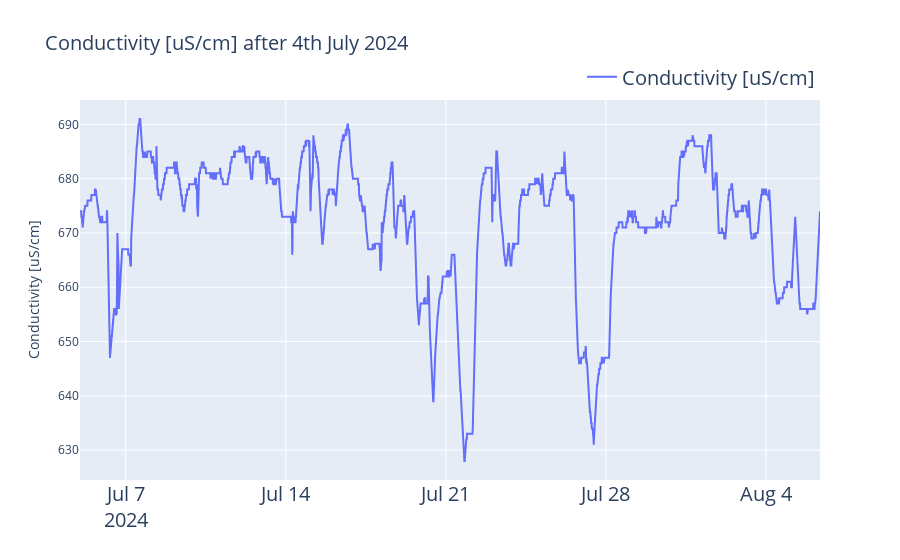
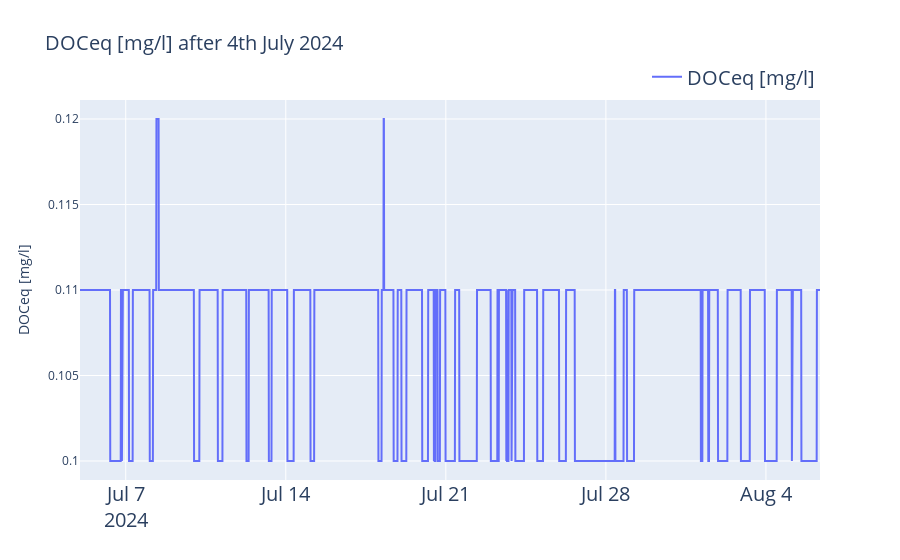
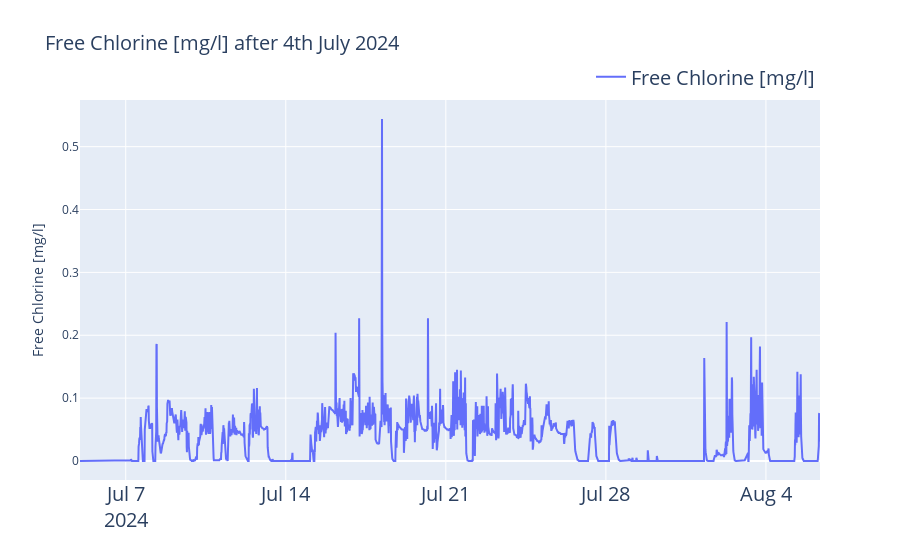
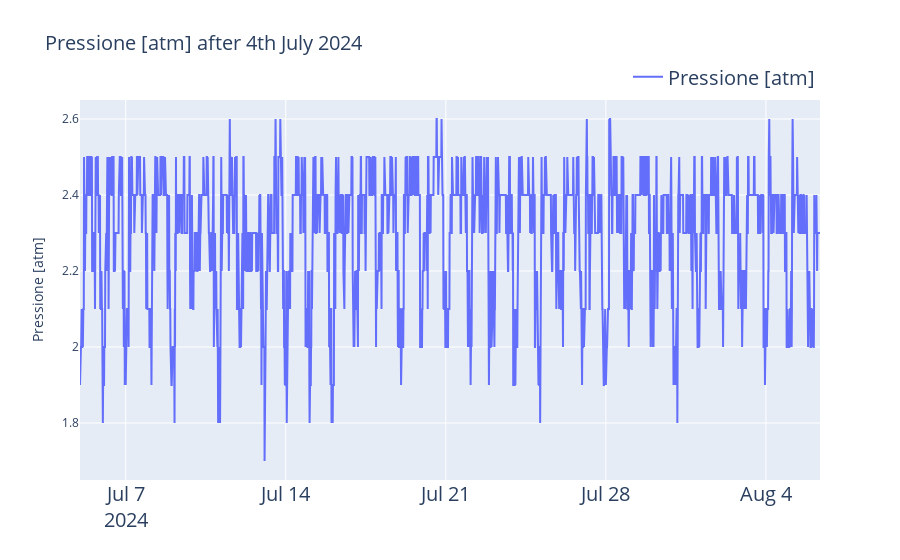

These figures' notebook cell, in order:
### Code cell
for col in columns:
    
    # regex that matches the column name and contains the word "Measured" or "Result"
    regex = col + ".*(?=Measured|Result)"
    
    df = data_df.filter(regex=regex, axis=1)
    
    fig = go.Figure()
    
    column = df.columns.to_list()[0]
        
    full_name = column.split('-')
    
    name = full_name[0]
    
    # take the unit of measurement between the square brackets
    unit = full_name[1].split('[')[1].split(']')[0] if '[' in full_name[1] else ''
    unit = '[' + unit + ']' if unit else ""
    
    after_df = df[df.index > '2024-07-04 23:59:59']
    
    # add box plot before and after the change
    fig.add_trace(
        go.Scatter(
            x=after_df.index,
            y=after_df[column],
            mode="lines",
            name=name + unit,
        )
    )
    
    
        
    fig.update_layout(
        showlegend=True,
        title=dict(
            text=f"{name + unit} after 4th July 2024",
            font=dict(size=20),
        ),
        legend=dict(
            orientation="h",
            yanchor="bottom",
            y=1.01,
            xanchor="right",
            x=1,
            font=dict(size=20)  # Adjust font size for legend
        ),
        yaxis_title=name + unit,
        # change x-axis font
        xaxis=dict(
            tickfont=dict(size=20)
        )
    )
        
    fig.show()

### Figure 1 — Plotly figure (JSON) as saved in the notebook; plotly's stock layout.template omitted (floating-point values rounded to 4 significant figures; data arrays with more than 128 entries replaced by an {"elided": "..."} marker saying what was removed)
{"data": [{"mode": "lines", "name": "Conductivity [uS/cm]", "type": "scatter", "x": {"elided": "3103 str values"}, "y": {"elided": "3103 int values"}}], "layout": {"legend": {"font": {"size": 20}, "orientation": "h", "x": 1, "xanchor": "right", "y": 1.01, "yanchor": "bottom"}, "showlegend": true, "title": {"font": {"size": 20}, "text": "Conductivity [uS/cm] after 4th July 2024"}, "xaxis": {"tickfont": {"size": 20}}, "yaxis": {"title": {"text": "Conductivity [uS/cm]"}}}}

### Figure 2 — Plotly figure (JSON) as saved in the notebook; plotly's stock layout.template omitted (floating-point values rounded to 4 significant figures; data arrays with more than 128 entries replaced by an {"elided": "..."} marker saying what was removed)
{"data": [{"mode": "lines", "name": "DOCeq [mg/l]", "type": "scatter", "x": {"elided": "3103 str values"}, "y": {"elided": "3103 float values"}}], "layout": {"legend": {"font": {"size": 20}, "orientation": "h", "x": 1, "xanchor": "right", "y": 1.01, "yanchor": "bottom"}, "showlegend": true, "title": {"font": {"size": 20}, "text": "DOCeq [mg/l] after 4th July 2024"}, "xaxis": {"tickfont": {"size": 20}}, "yaxis": {"title": {"text": "DOCeq [mg/l]"}}}}

### Figure 3 — Plotly figure (JSON) as saved in the notebook; plotly's stock layout.template omitted (floating-point values rounded to 4 significant figures; data arrays with more than 128 entries replaced by an {"elided": "..."} marker saying what was removed)
{"data": [{"mode": "lines", "name": "Free Chlorine [mg/l]", "type": "scatter", "x": {"elided": "3103 str values"}, "y": {"elided": "3103 float values"}}], "layout": {"legend": {"font": {"size": 20}, "orientation": "h", "x": 1, "xanchor": "right", "y": 1.01, "yanchor": "bottom"}, "showlegend": true, "title": {"font": {"size": 20}, "text": "Free Chlorine [mg/l] after 4th July 2024"}, "xaxis": {"tickfont": {"size": 20}}, "yaxis": {"title": {"text": "Free Chlorine [mg/l]"}}}}

### Figure 4 — Plotly figure (JSON) as saved in the notebook; plotly's stock layout.template omitted (floating-point values rounded to 4 significant figures; data arrays with more than 128 entries replaced by an {"elided": "..."} marker saying what was removed)
{"data": [{"mode": "lines", "name": "Pressione [atm]", "type": "scatter", "x": {"elided": "3103 str values"}, "y": {"elided": "3103 float values"}}], "layout": {"legend": {"font": {"size": 20}, "orientation": "h", "x": 1, "xanchor": "right", "y": 1.01, "yanchor": "bottom"}, "showlegend": true, "title": {"font": {"size": 20}, "text": "Pressione [atm] after 4th July 2024"}, "xaxis": {"tickfont": {"size": 20}}, "yaxis": {"title": {"text": "Pressione [atm]"}}}}
